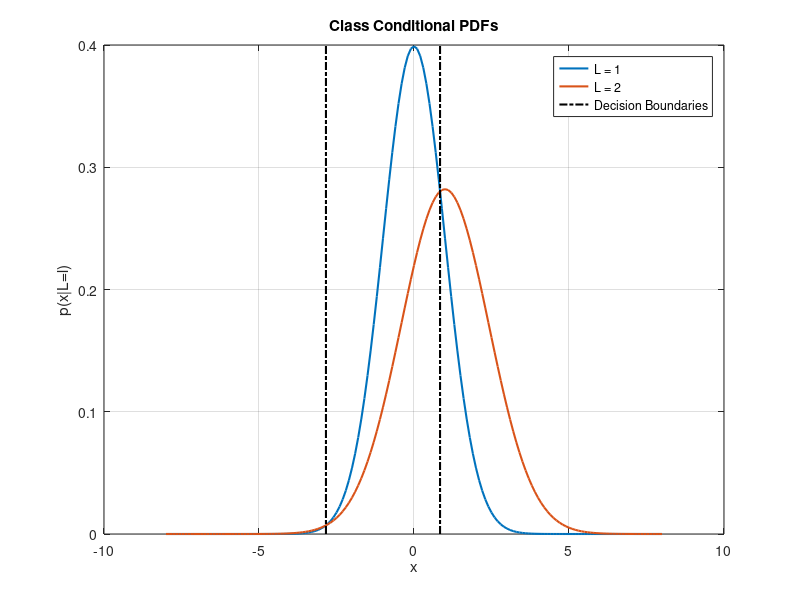
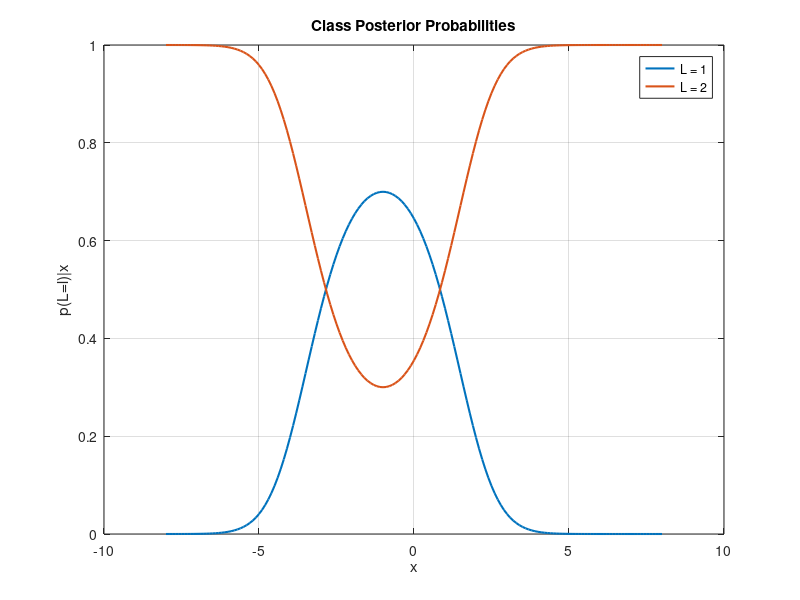

These charts were generated, in order, by the following MATLAB code:
%% Question 2-3
a1=0; b1=1; a2=1; b2=2; % Variables
x=-10:0.1:10; % x values
pL1=exp(-1*abs(x-a1)./b1)./(b1.*2); % First class
pL2=exp(-1*abs(x-a2)./b2)./(b2.*2); % Second class
lx=log(pL1)-log(pL2); % log-likelihood ratio
figure
plot(x,lx, 'k', 'LineWidth', 1.5);
grid on
ylabel('p(L=l)|x');
xlabel('x');
title('Log-Likelihood Ratio');
%% Question 4-2
mu = 1; % mean
sigma = sqrt(2); % standard deviation
x = -8:0.1:8; % x values
% Gaussian distribution
y1 = normpdf(x,0,1); % First class
y2 = normpdf(x,mu,sigma); % Second class
% Class posterior probabilities
z1 = y1./(y1+y2); 
z2 = y2./(y1+y2);
% Visualization
plot(x,y1, 'LineWidth', 1.5);
hold on
plot(x,y2, 'LineWidth', 1.5)
yL = get(gca,'YLim');
line([(-sqrt(2+log(4))-1) (-sqrt(2+log(4))-1)],yL,'Color','k', 'LineWidth', 1.5, 'LineStyle', '-.');
line([(sqrt(2+log(4))-1) (sqrt(2+log(4))-1)],yL,'Color','k', 'LineWidth', 1.5, 'LineStyle', '-.');
hold off
grid on
ylabel('p(x|L=l)');
xlabel('x');
title('Class Conditional PDFs');
legend('L = 1', 'L = 2', 'Decision Boundaries')
figure
plot(x,z1, 'LineWidth', 1.5);
hold on
plot(x,z2, 'LineWidth', 1.5)
hold off 
grid on
ylabel('p(L=l)|x');
xlabel('x');
title('Class Posterior Probabilities');
legend('L = 1', 'L = 2')
%% Question 5-3
N = 1000; % Number of samples
n = 3; % n-dimensions
mu = 5; % Mean 
sigma = 500; % Variance
z = randn(N,n); % Normal distribution generation
x = sqrt(sigma).*z + mu; % Linear transformation
